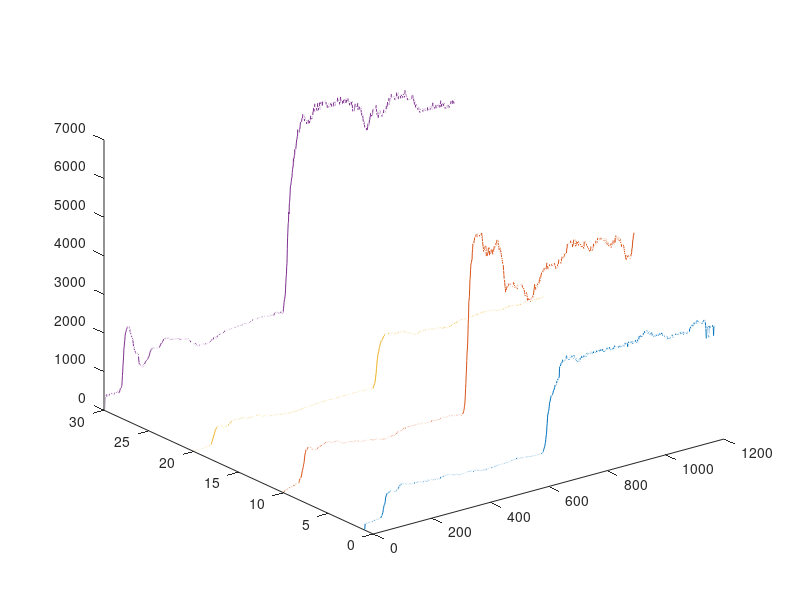
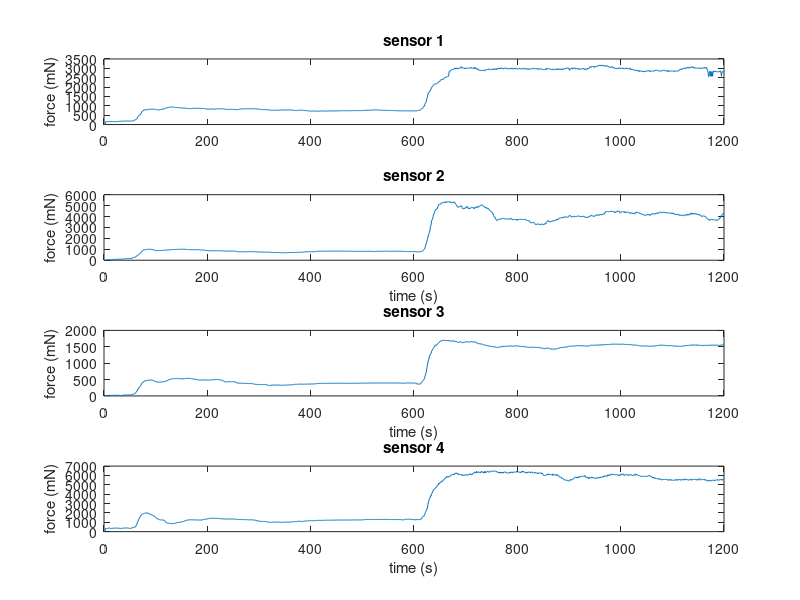

Source code (MATLAB) for these figures, in order: (Note: this script raises an error after producing the figures.)
clear all
close all
data = csvread('st1_step_francesco.csv');
FSR=data(:,1:4);
current=data(:,5);
realpos=data(:,6);
sentpos=data(:,7);
sz=size(data(:,1));
t=[1:1:sz]';
T=[t,t,t,t];
A=ones(size(FSR(:,1),1),1);
spacesens=[A, A*10, A*20, A*30];

sumofFSR= FSR(:,1)+FSR(:,2) + FSR(:,3) +FSR(:,4); 
m=0;
for i=1 : size(FSR(1,:),2)

    if m < max(FSR(:,i))
        m=max(FSR(:,i));
    end
    
end
scaleFSR = m*1.2;

% plot(sumofFSR)
% hold on
% plot(realpos,'r')
% plot(sentpos,'g')
% lgd=legend('Sum of FSR', 'Real Position','Reference Position','Location','southeast')
% title('Stiffness = 0.9')
% axis([500 700 2000 18000])
% figure 
plot3(T,spacesens,FSR)
figure
s1 = subplot(4,1,1);
plot(FSR(:,1))
title('sensor 1')
ylabel('force (mN)')

s2 = subplot(4,1,2);
plot(FSR(:,2))
title('sensor 2')
xlabel('time (s)')
ylabel('force (mN)')

s3 = subplot(4,1,3);
plot(FSR(:,3))
title('sensor 3')
xlabel('time (s)')
ylabel('force (mN)')

s4 = subplot(4,1,4);
plot(FSR(:,4))
title('sensor 4')
xlabel('time (s)')
ylabel('force (mN)')
axis([s1 s2 s3 s4],[0 size(FSR(:,1),1) 0 scaleFSR])


figure
subplot(2,1,1)
plot(current)
ylabel('Current')
subplot(2,1,2)
plot(realpos)
ylabel('Position')
hold on
plot(sentpos,'r')
legend('Real Position','Referenced Position','Location','southeast')
axis([0 size(FSR(:,1),1) -2000 17000])

figure
plot(sumofFSR)
hold on
plot(sentpos,'r')
legend('Sum of FSR', 'Referenced Position', 'Location','southeast')
